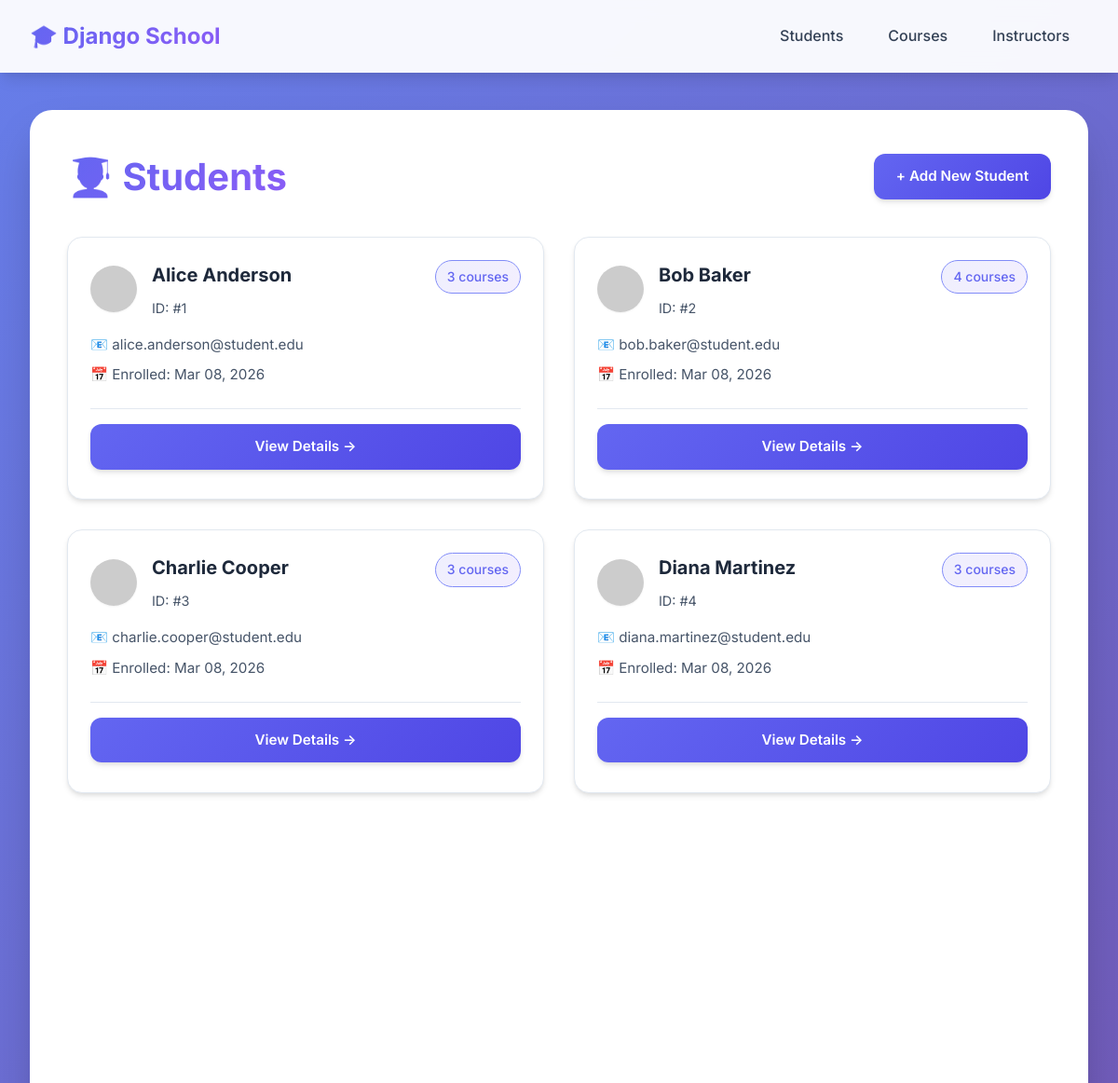
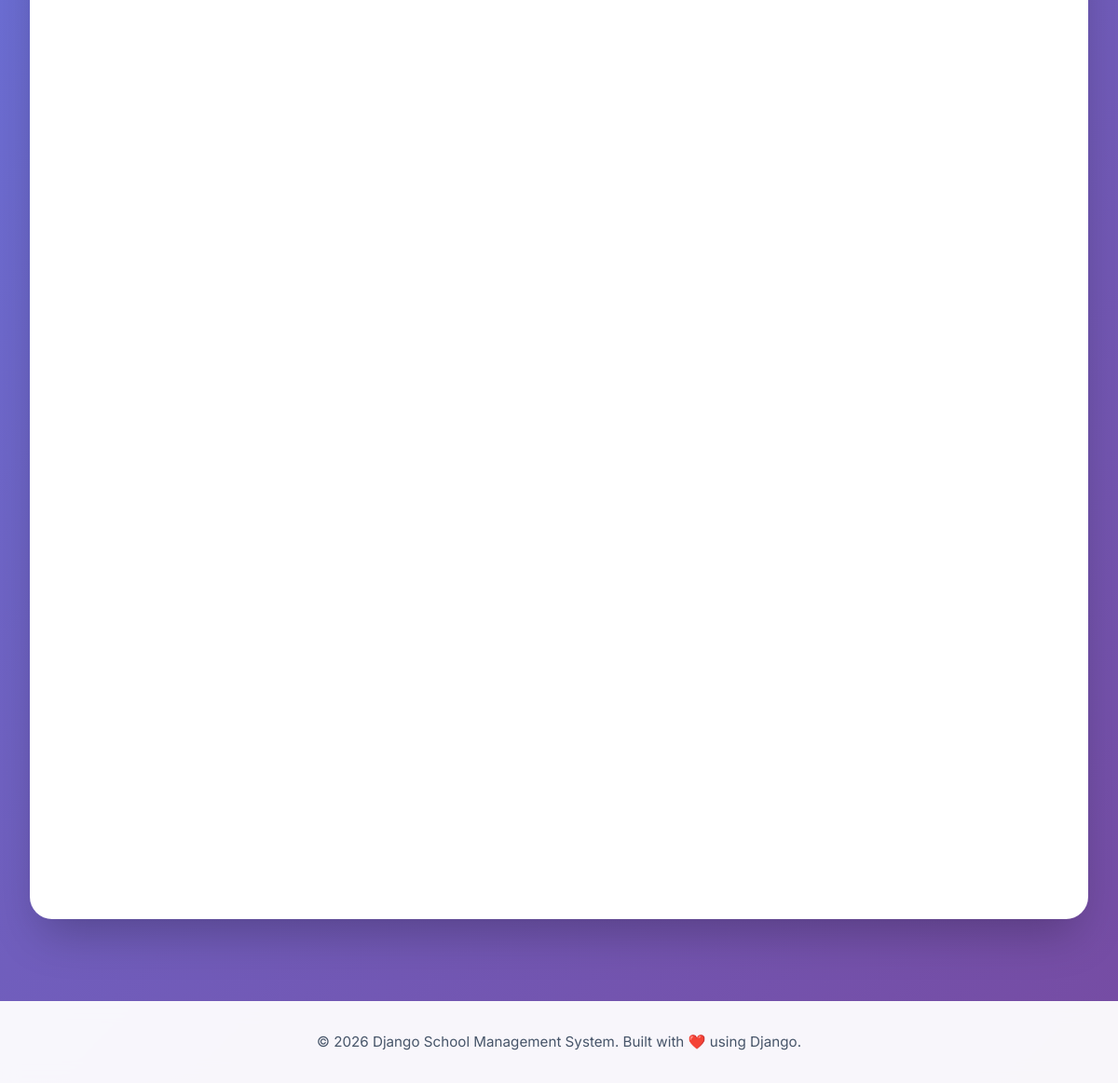
The page /students/ on the database its author committed (2 pictures, top to bottom).
### students/models.py (models this page shows, shortened)
class Student(models.Model):
    first_name   = models.CharField(max_length=100)
    last_name    = models.CharField(max_length=100)
    email        = models.EmailField(unique=True)
    date_of_birth = models.DateField(null=True, blank=True)
    enrolled_at  = models.DateTimeField(auto_now_add=True)
    courses      = models.ManyToManyField(
        Course,
        related_name='students'
    )

### students/views.py (the view)
# urls.py: path('', views.student_list, name='student_list'),
def student_list(request):
    students = Student.objects.all()
    return render(request, 'students/student_list.html',
                  {'students': students})

### students/templates/students/student_list.html (shortened to what this page needs)
{% extends 'base.html' %}
{% block content %}
<div style="display: flex; justify-content: space-between; align-items: center; margin-bottom: 2rem;">
  <h1 style="margin: 0;">👨‍🎓 Students</h1>
  <a href="{% url 'student_create' %}" class="btn">+ Add New Student</a>
</div>
{% if students %}
<div class="grid">
  {% for student in students %}
  <div class="card">
    <div style="display: flex; justify-content: space-between; align-items: start; margin-bottom: 1rem;">
      <div style="display: flex; align-items: center; gap: 1rem;">
        <div style="width: 50px; height: 50px; border-radius: 50%; overflow: hidden; box-shadow: var(--shadow-sm); flex-shrink: 0;">
          <img src="https://ui-avatars.com/api/?name={{ student.first_name }}+{{ student.last_name }}&size=100&background=random&bold=true"
               alt="{{ student.first_name }} {{ student.last_name }}"
               style="width: 100%; height: 100%; object-fit: cover;">
        </div>
        <div>
          <h3 style="margin: 0 0 0.5rem 0; font-size: 1.25rem; color: var(--gray-800);">
            {{ student.first_name }} {{ student.last_name }}
          </h3>
          <p class="text-muted" style="margin: 0;">ID: #{{ student.id }}</p>
        </div>
      </div>
      <span class="badge badge-primary">{{ student.courses.count }} course{{ student.courses.count|pluralize }}</span>
    </div>
    <div style="margin-bottom: 1rem;">
      <p style="margin: 0.5rem 0; color: var(--gray-600); font-size: 0.95rem;">
        📧 {{ student.email }}
      </p>
      <p style="margin: 0.5rem 0; color: var(--gray-600); font-size: 0.95rem;">
        📅 Enrolled: {{ student.enrolled_at|date:"M d, Y" }}
      </p>
    </div>
    <div style="margin-top: 1.5rem; padding-top: 1rem; border-top: 1px solid var(--gray-200);">
      <a href="{% url 'student_detail' student.pk %}" class="btn" style="width: 100%; text-align: center;">View Details →</a>
    </div>
  </div>
  {% endfor %}
</div>
{% endif %}
{% endblock %}

### static/css/base.css (style rules this page uses)
:root { --primary: #6366f1; --primary-dark: #4f46e5; --primary-light: #818cf8; --secondary: #8b5cf6; --success: #10b981; --danger: #ef4444; --dark: #1e293b; --gray-50: #f8fafc; --gray-100: #f1f5f9; --gray-200: #e2e8f0; --gray-300: #cbd5e1; --gray-600: #475569; --gray-700: #334155; --gray-800: #1e293b; --shadow-sm: 0 1px 2px 0 rgba(0, 0, 0, 0.05); --shadow: 0 4px 6px -1px rgba(0, 0, 0, 0.1), 0 2px 4px -1px rgba(0, 0, 0, 0.06); --shadow-md: 0 10px 15px -3px rgba(0, 0, 0, 0.1), 0 4px 6px -2px rgba(0, 0, 0, 0.05); --shadow-lg: 0 20px 25px -5px rgba(0, 0, 0, 0.1), 0 10px 10px -5px rgba(0, 0, 0, 0.04); --shadow-xl: 0 25px 50px -12px rgba(0, 0, 0, 0.25); }
* { margin: 0; padding: 0; box-sizing: border-box; }
body { font-family: 'Inter', -apple-system, BlinkMacSystemFont, 'Segoe UI', sans-serif; background: linear-gradient(135deg, #667eea 0%, #764ba2 100%); min-height: 100vh; color: var(--gray-800); line-height: 1.6; }
.btn { padding: 0.75rem 1.5rem; background: linear-gradient(135deg, var(--primary), var(--primary-dark)); color: white; border: none; border-radius: 0.75rem; font-weight: 600; font-size: 0.95rem; cursor: pointer; transition: all 0.3s ease; box-shadow: var(--shadow); text-decoration: none; display: inline-block; position: relative; overflow: hidden; }
.btn::before { content: ''; position: absolute; top: 50%; left: 50%; width: 0; height: 0; border-radius: 50%; background: rgba(255, 255, 255, 0.2); transform: translate(-50%, -50%); transition: width 0.6s, height 0.6s; }
.card { background: white; border-radius: 1rem; padding: 1.5rem; box-shadow: var(--shadow); transition: all 0.3s cubic-bezier(0.4, 0, 0.2, 1); border: 1px solid var(--gray-200); position: relative; overflow: hidden; }
.card::before { content: ''; position: absolute; top: 0; left: 0; right: 0; height: 3px; background: linear-gradient(90deg, var(--primary), var(--secondary)); transform: scaleX(0); transition: transform 0.3s ease; }
.grid { display: grid; grid-template-columns: repeat(auto-fill, minmax(350px, 1fr)); gap: 2rem; margin-top: 2rem; }
h1 { font-size: 2.5rem; font-weight: 700; background: linear-gradient(135deg, var(--primary), var(--secondary)); -webkit-background-clip: text; -webkit-text-fill-color: transparent; background-clip: text; margin-bottom: 1.5rem; animation: fadeInDown 0.6s ease-out; }
.text-muted { color: var(--gray-600); font-size: 0.9rem; }
.badge { display: inline-block; padding: 0.375rem 0.75rem; border-radius: 9999px; font-size: 0.875rem; font-weight: 500; background: var(--gray-100); color: var(--gray-700); }
.badge-primary { background: linear-gradient(135deg, rgba(99, 102, 241, 0.1), rgba(139, 92, 246, 0.1)); color: var(--primary); border: 1px solid var(--primary-light); }

### rows shown on the page
Student: first_name "Alice", last_name "Anderson", id "1", courses.count "3", email "alice.anderson@student.edu", enrolled_at "Mar 08, 2026"
Student: first_name "Bob", last_name "Baker", id "2", courses.count "4", email "bob.baker@student.edu", enrolled_at "Mar 08, 2026"
Student: first_name "Charlie", last_name "Cooper", id "3", courses.count "3", email "charlie.cooper@student.edu", enrolled_at "Mar 08, 2026"
Student: first_name "Diana", last_name "Martinez", id "4", courses.count "3", email "diana.martinez@student.edu", enrolled_at "Mar 08, 2026"
